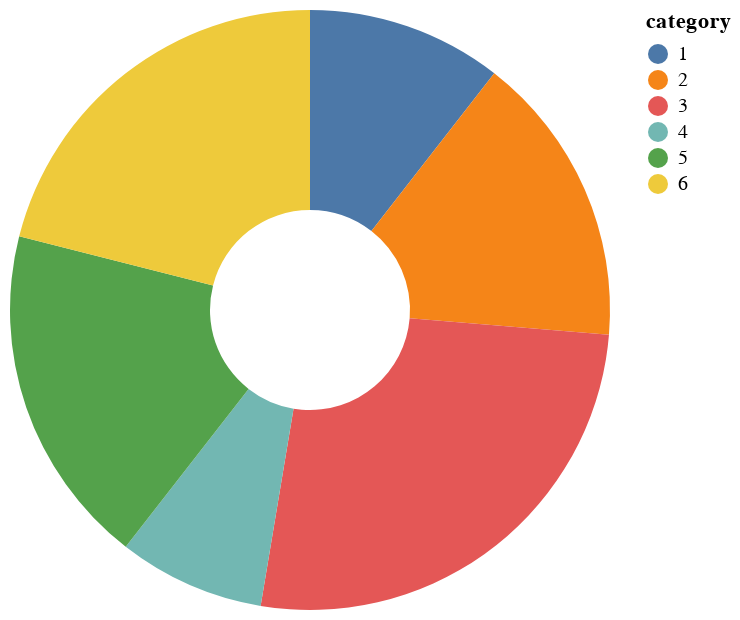

The Vega-Lite source for this figure:
### Vega-Lite specification from a JSON file in a GitHub repository (floating-point values rounded to 4 significant figures)
{"$schema": "https://vega.github.io/schema/vega-lite/v5.json", "description": "Donut chart", "data": {"values": [{"category": 1, "value": 4}, {"category": 2, "value": 6}, {"category": 3, "value": 10}, {"category": 4, "value": 3}, {"category": 5, "value": 7}, {"category": 6, "value": 8}]}, "mark": {"type": "arc", "innerRadius": 50, "tooltip": true}, "encoding": {"theta": {"field": "value", "type": "quantitative"}, "color": {"field": "category", "type": "nominal"}}}
